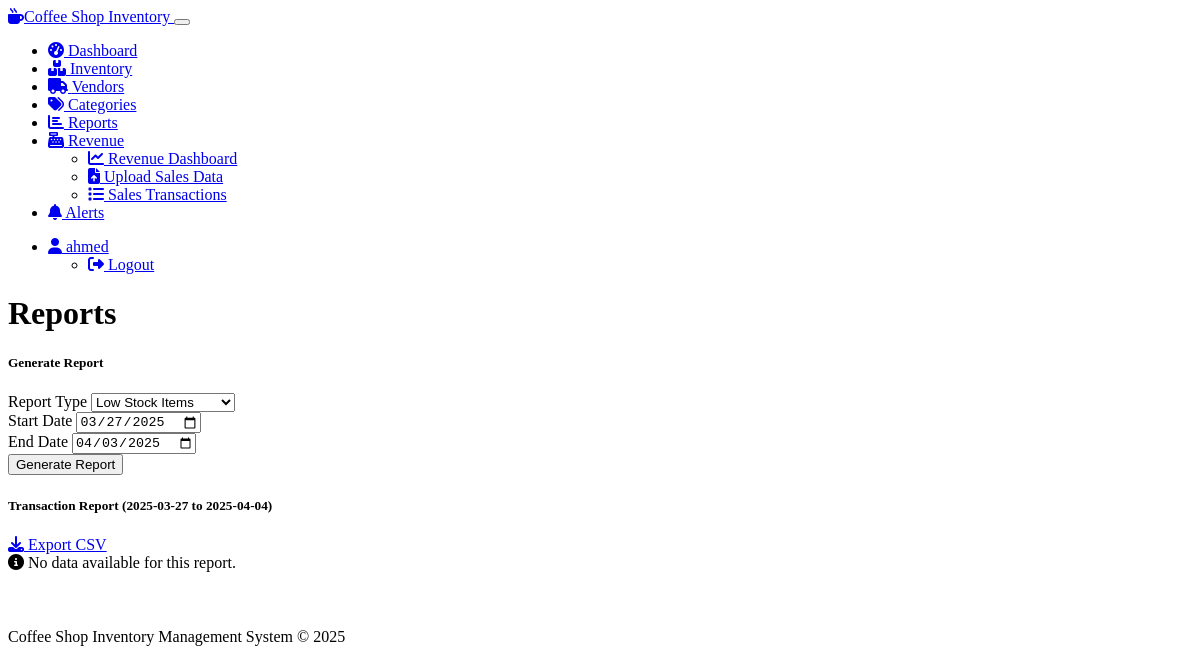
The page /reports?report_type=transactions (signed in) on the database as committed earlier.
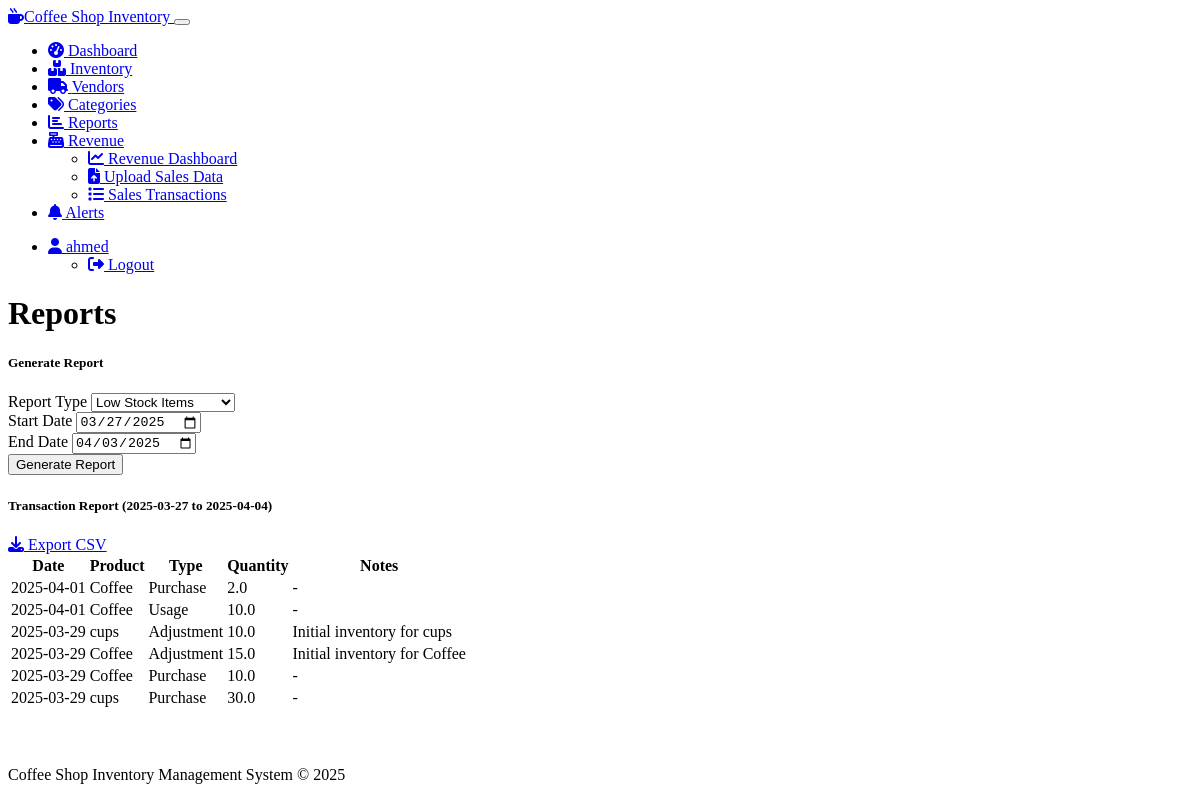
The same page on the database as committed later.
### models.py (models this page shows, shortened)
class Product(db.Model):
    id = db.Column(db.Integer, primary_key=True)
    name = db.Column(db.String(100), nullable=False)
    sku = db.Column(db.String(50), unique=True)
    description = db.Column(db.Text)
    unit = db.Column(db.String(20), default='each')  # e.g., lb, kg, oz, each
    quantity = db.Column(db.Float, default=0.0)
    min_quantity = db.Column(db.Float, default=1.0)  # Low stock threshold
    price = db.Column(db.Float, default=0.0)  # Cost price
    category_id = db.Column(db.Integer, db.ForeignKey('category.id'))
    vendor_id = db.Column(db.Integer, db.ForeignKey('vendor.id'))
    created_at = db.Column(db.DateTime, default=datetime.utcnow)
    updated_at = db.Column(db.DateTime, default=datetime.utcnow, onupdate=datetime.utcnow)
    transactions = db.relationship('InventoryTransaction', backref='product', lazy=True)

class InventoryTransaction(db.Model):
    id = db.Column(db.Integer, primary_key=True)
    product_id = db.Column(db.Integer, db.ForeignKey('product.id'), nullable=False)
    transaction_type = db.Column(db.String(20), nullable=False)  # 'purchase', 'usage', 'adjustment'
    quantity = db.Column(db.Float, nullable=False)
    notes = db.Column(db.Text)
    transaction_date = db.Column(db.DateTime, default=datetime.utcnow)
    created_by = db.Column(db.Integer, db.ForeignKey('user.id'))
    user = db.relationship('User', backref='transactions')

### reports.py (the view)
@reports.route('/reports', methods=['GET', 'POST'])
@login_required
def report_dashboard():
    form = ReportForm()
    if not form.start_date.data:
        form.start_date.data = datetime.today() - timedelta(days=7)
    if not form.end_date.data:
        form.end_date.data = datetime.today()
    report_data = None
    report_type = request.args.get('report_type', '')
    if form.validate_on_submit() or report_type:
        report_type = form.report_type.data if form.validate_on_submit() else report_type
        start_date = form.start_date.data
        end_date = form.end_date.data
        if report_type == 'low_stock':
            report_data = generate_low_stock_report()
        elif report_type == 'inventory_value':
            report_data = generate_inventory_value_report()
        elif report_type == 'transactions':
            report_data = generate_transaction_report(start_date, end_date)
    return render_template('reports.html', form=form, report_data=report_data, report_type=report_type)

### forms.py
class ReportForm(FlaskForm):
    report_type = SelectField('Report Type',
                            choices=[('low_stock', 'Low Stock Items'),
                                     ('inventory_value', 'Inventory Value'),
                                     ('transactions', 'Recent Transactions')],
                            validators=[DataRequired()])
    start_date = DateField('Start Date', format='%Y-%m-%d', validators=[Optional()])
    end_date = DateField('End Date', format='%Y-%m-%d', validators=[Optional()])
    submit = SubmitField('Generate Report')

### app.py (called while the page is built)
    @app.context_processor
    def utility_processor():
        return {
            'get_low_stock_products': get_low_stock_products,
            'get_products_by_category': get_products_by_category,
            'get_inventory_value': get_inventory_value,
            'get_transaction_history': get_transaction_history,
            'format_currency': format_currency,
            'get_category_value_distribution': get_category_value_distribution,
            'get_transaction_summary': get_transaction_summary
        }

### models.py (called while the page is built)
@login_manager.user_loader
def load_user(user_id):
    return User.query.get(int(user_id))

### templates/reports.html (shortened to what the changed rows need)
{% extends "base.html" %}
{% block content %}
<div class="d-flex justify-content-between align-items-center mb-4">
    <h1 class="display-5 mb-0">Reports</h1>
</div>
<div class="row">
    <div class="col-md-8">
        {% if report_data %}
        <div class="card border-0 shadow-sm mb-4">
            <div class="card-body">
                {% if report_data.data|length > 0 %}
                <div class="table-responsive">
                    <table class="table table-hover">
                        <thead>
                            <tr>
                                {% for header in report_data.headers %}
                                <th>{{ header }}</th>
                                {% endfor %}
                            </tr>
                        </thead>
                        <tbody>
                            {% for row in report_data.data %}
                            <tr>
                                {% for cell in row %}
                                <td>{{ cell }}</td>
                                {% endfor %}
                            </tr>
                            {% endfor %}
                        </tbody>
                    </table>
                </div>
                {% else %}
                <div class="alert alert-info">
                    <i class="fas fa-info-circle me-2"></i> No data available for this report.
                </div>
                {% endif %}
            </div>
        </div>
        {% endif %}
    </div>
</div>
{% endblock %}

Rows that differ between the two databases and show on the page:
added Product: name "Coffee"
added InventoryTransaction: quantity "2.0"
added InventoryTransaction: quantity "10.0"
added Product: name "cups"
added InventoryTransaction: quantity "10.0", notes "Initial inventory for cups"
added InventoryTransaction: quantity "15.0", notes "Initial inventory for Coffee"
added InventoryTransaction: quantity "10.0"
added InventoryTransaction: quantity "30.0"
Other text that changed with them:
new list line: "Date"
new list line: "Product"
new list line: "Type"
new list line: "Quantity"
new list line: "Notes"
new list line: "2025-04-01 Purchase -"
new list line: "2025-04-01 Usage -"
new list line: "2025-03-29 Adjustment"
new list line: "2025-03-29 Purchase -"
text no longer shown: "No data available for this report."
